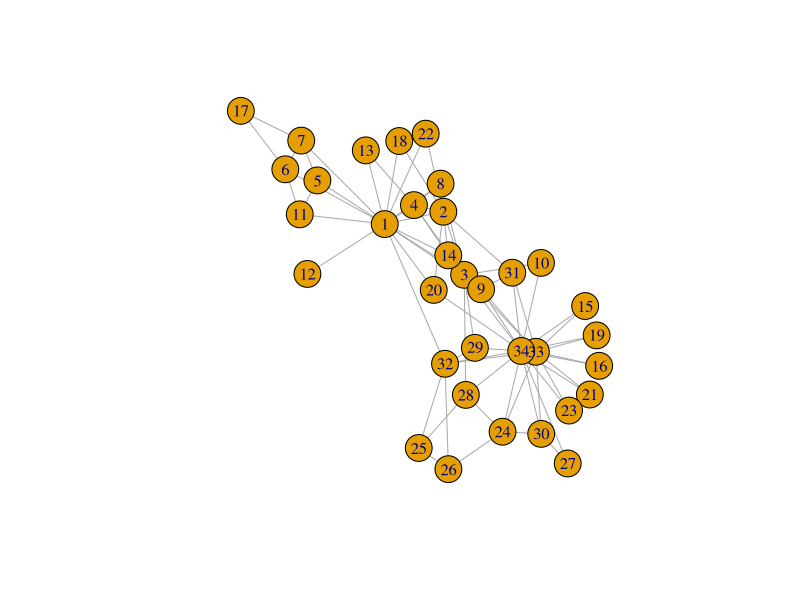
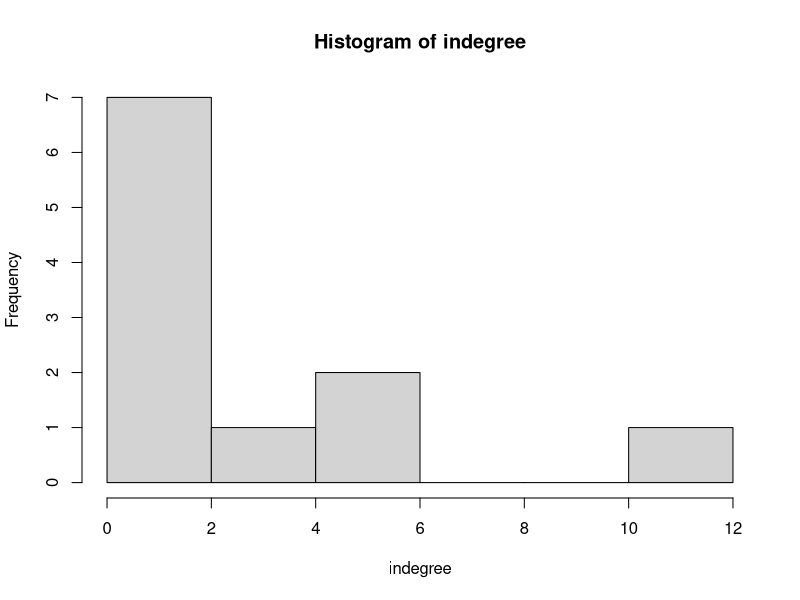
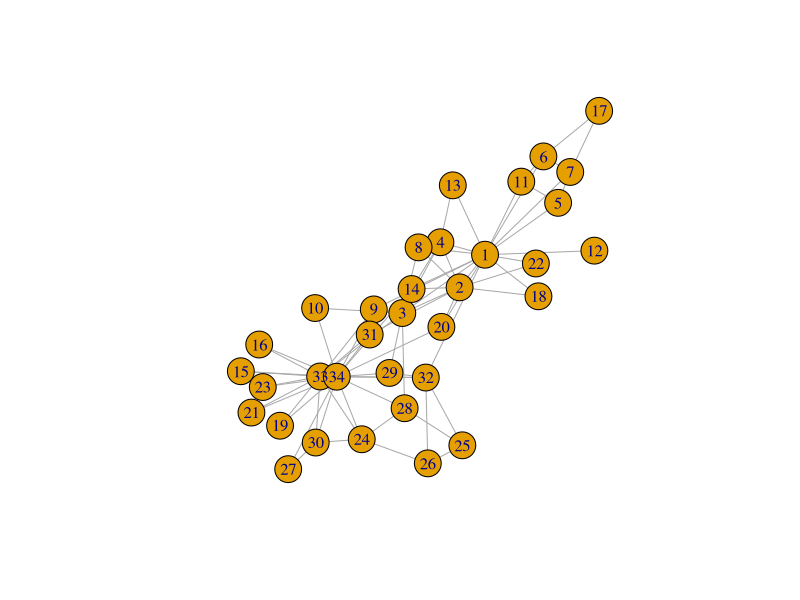
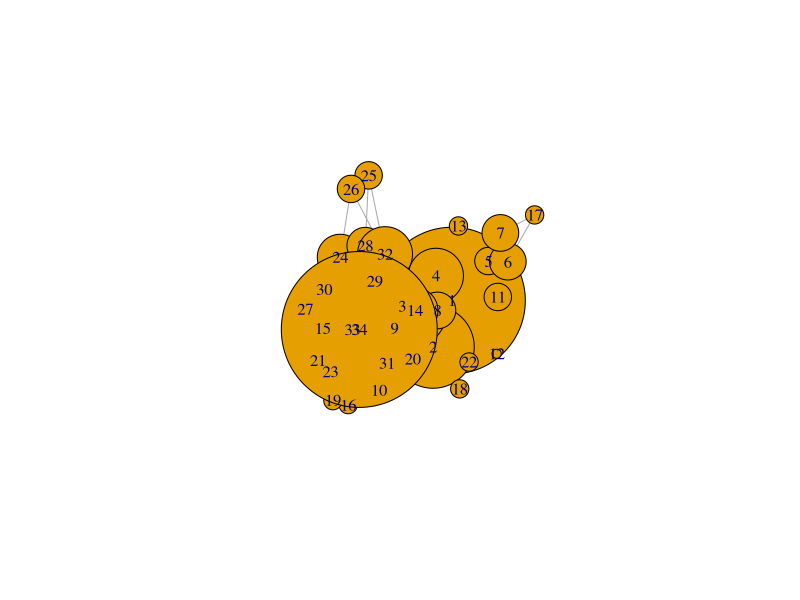

These figures' R source, in order:
## ---- chunk 1
#install.packages("igraph")
require(igraph)
g <- make_graph("Zachary")
plot(g)
## ---- chunk 2
gmat <- as_adjacency_matrix(g, type = "both", sparse = FALSE)
gmat
ncol (gmat)

## ---- chunk 3
# number of nodes
vcount(g)
# number of edges
ecount(g)


## ---- chunk 4
degree(g)
hist(table(degree(g)), xlab='indegree', main= 'Histogram of indegree')
## ---- chunk 5
dyad.census(g)
## ---- chunk 6
#install.packages("sna")
require (sna)
igraph::triad.census(g)
# I will use sna because it shows the names of the triads as well.
sna::triad.census(gmat)
## ---- chunk 7

# changing V
g
plot(g, mode = "undirected")
V(g)$size <- igraph::degree(g)*8
plot(g)
